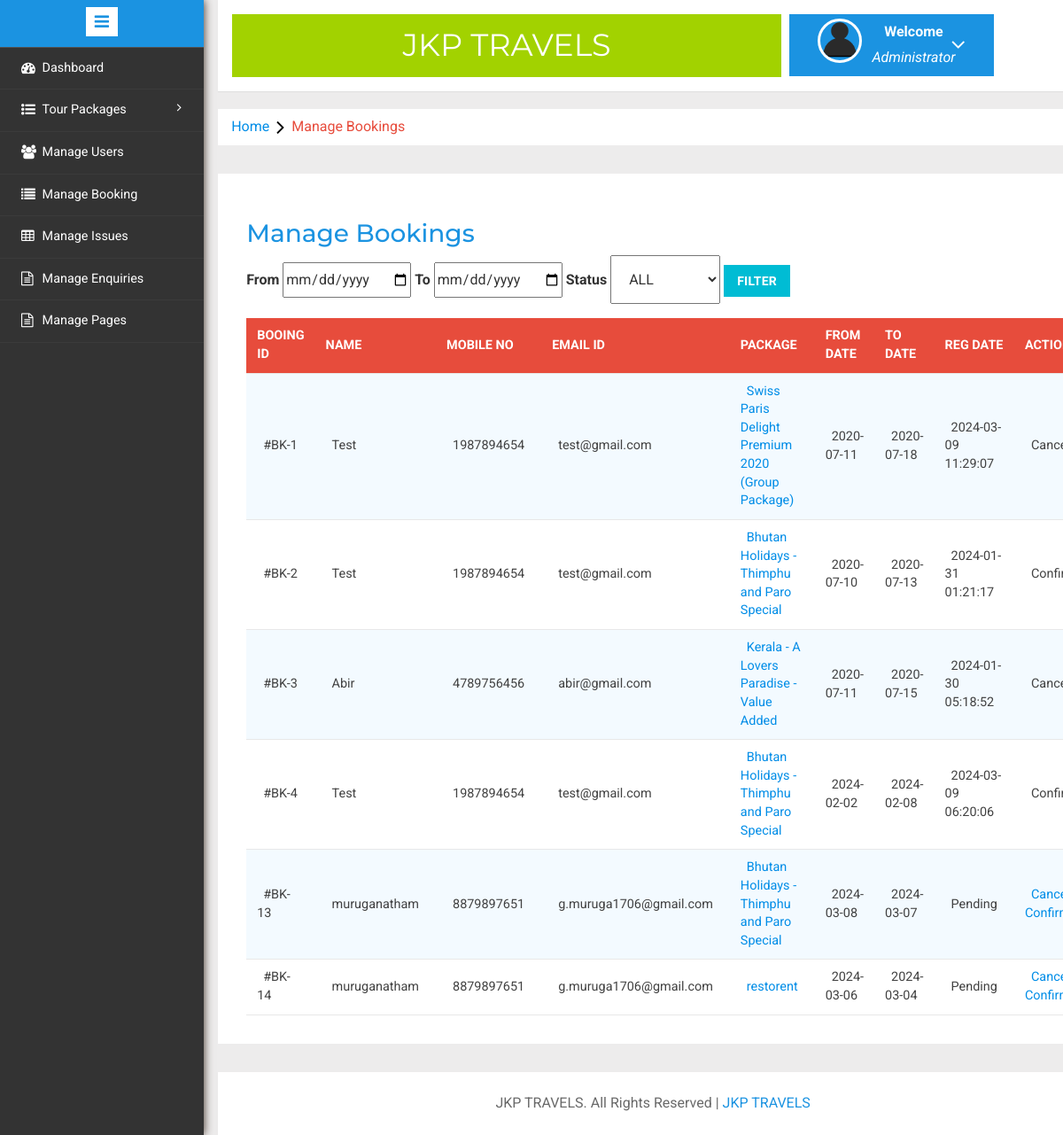
/admin/manage-bookings.php (signed in), run on the app's committed database.
### tables this page shows
CREATE TABLE `tblbooking` (
  `BookingId` int(11) NOT NULL,
  `PackageId` int(11) DEFAULT NULL,
  `UserEmail` varchar(100) DEFAULT NULL,
  `FromDate` varchar(100) DEFAULT NULL,
  `ToDate` varchar(100) DEFAULT NULL,
  `Comment` mediumtext DEFAULT NULL,
  `RegDate` timestamp NULL DEFAULT current_timestamp(),
  `status` int(11) DEFAULT NULL,
  `CancelledBy` varchar(5) DEFAULT NULL,
  `UpdationDate` timestamp NULL DEFAULT NULL ON UPDATE current_timestamp(),
  `totall` text NOT NULL,
  `final_amount` int(111) NOT NULL
);

CREATE TABLE `tblusers` (
  `id` int(11) NOT NULL,
  `FullName` varchar(100) DEFAULT NULL,
  `MobileNumber` char(10) DEFAULT NULL,
  `EmailId` varchar(70) DEFAULT NULL,
  `Password` varchar(100) DEFAULT NULL,
  `RegDate` timestamp NULL DEFAULT current_timestamp(),
  `UpdationDate` timestamp NULL DEFAULT NULL ON UPDATE current_timestamp()
);

CREATE TABLE `tbltourpackages` (
  `PackageId` int(11) NOT NULL,
  `PackageName` varchar(200) DEFAULT NULL,
  `PackageType` varchar(150) DEFAULT NULL,
  `number_of_people` text NOT NULL,
  `limit_of_people` text NOT NULL,
  `PackageLocation` varchar(100) DEFAULT NULL,
  `PackagePrice` int(11) DEFAULT NULL,
  `PackageFetures` varchar(255) DEFAULT NULL,
  `PackageDetails` mediumtext DEFAULT NULL,
  `PackageImage` varchar(100) DEFAULT NULL,
  `Creationdate` timestamp NULL DEFAULT current_timestamp(),
  `UpdationDate` timestamp NULL DEFAULT NULL ON UPDATE current_timestamp()
);

### admin/manage-bookings.php (the view, shortened to what this page needs)
<?php
include('includes/config.php');
if(strlen($_SESSION['alogin'])==0)
	{
header('location:index.php');
}
else{
	?>
<!DOCTYPE HTML>
<html>
<head>
<link href="css/bootstrap.min.css" rel='stylesheet' type='text/css' />
<link href="css/style.css" rel='stylesheet' type='text/css' />
<link rel="stylesheet" href="css/morris.css" type="text/css"/>
<link href="css/font-awesome.css" rel="stylesheet">
<link rel="stylesheet" type="text/css" href="css/table-style.css" />
<link rel="stylesheet" type="text/css" href="css/basictable.css" />
<link rel="stylesheet" href="css/icon-font.min.css" type='text/css' />
</head>
<body>
   <div class="page-container">
<div class="left-content">
	   <div class="mother-grid-inner">
				<?php include('includes/header.php');?>
				</div>
<ol class="breadcrumb">
                <li class="breadcrumb-item"><a href="dashboard.php">Home</a><i class="fa fa-angle-right"></i>Manage Bookings</li>
            </ol>
<div class="agile-grids">
				<div class="agile-tables">
					<div class="w3l-table-info">
					  <h2>Manage Bookings</h2>
					  <form action="manage-bookings.php" method="get">
  <div class="date">
    <label class="inputLabel">From</label>
    <input type="date" name="from_date">
    <label class="inputLabel">To</label>
    <input type="date" name="to_date">
    <label class="inputLabel">Status</label>
    <select id="status" name="status">
      <option value="">All</option>
    </select>
    <button type="submit" class="btn btn-primary">Filter</button>
  </div>
</form>
					    <table id="table">
						<thead>
						  <tr>
						  <th>Booing id</th>
							<th>Name</th>
							<th>Mobile No</th>
							<th>Email Id</th>
							<th>Package</th>
							<th>From Date </th>
							<th>To Date </th>
							<th>Reg Date</th>
							<th>Action </th>
						  </tr>
						</thead>
						<tbody>
<?php
$sql = "SELECT tblbooking.BookingId as bookid, tblusers.FullName as fname, tblusers.MobileNumber as mnumber, tblusers.EmailId as email, tbltourpackages.PackageName as pckname, tblbooking.PackageId as pid, tblbooking.FromDate as fdate, tblbooking.ToDate as tdate, tblbooking.Comment as comment, tblbooking.status as status, tblbooking.CancelledBy as cancelby, tblbooking.UpdationDate as upddate from tblbooking
left join tblusers on tblbooking.UserEmail=tblusers.EmailId
left join tbltourpackages on tbltourpackages.PackageId=tblbooking.PackageId WHERE 1=1";
$query = $dbh->prepare($sql);
$query->execute();
$results=$query->fetchAll(PDO::FETCH_OBJ);
$cnt=1;
if($query->rowCount() > 0)
{
foreach($results as $result)
{				?>
						  <tr>
							<td>#BK-<?php echo htmlentities($result->bookid);?></td>
							<td><?php echo htmlentities($result->fname);?></td>
							<td><?php echo htmlentities($result->mnumber);?></td>
							<td><?php echo htmlentities($result->email);?></td>
							<td><a href="update-package.php?pid=<?php echo htmlentities($result->pid);?>"><?php echo htmlentities($result->pckname);?></a></td>
							<td><?php echo htmlentities($result->fdate);?></td>
							<td><?php echo htmlentities($result->tdate);?></td>
								<td><?php if($result->status==0)
{
echo "Pending";
}
if($result->status==1)
{
echo $result->upddate;
}
if($result->status==2 and  $result->cancelby=='a')
{
echo  $result->upddate;
}
if($result->status==2 and $result->cancelby=='u')
{
echo  $result->upddate;
}
?></td>
<?php if($result->status==2)
{
	?><td>Cancelled</td>
<?php } elseif($result->status==1)
{
	?><td>Confirmed</td>
<?php }
else {?>
<td><a href="manage-bookings.php?bkid=<?php echo htmlentities($result->bookid);?>" onclick="return confirm('Do you really want to cancel booking')" >Cancel</a> / <a href="manage-bookings.php?bckid=<?php echo htmlentities($result->bookid);?>" onclick="return confirm('booking has been confirm')" >Confirm</a></td>
<?php }?>
						  </tr>
						 <?php $cnt=$cnt+1;} }?>
						</tbody>
					  </table>
					</div>
			</div>
<?php include('includes/footer.php');?>
</div>
</div>
						<?php include('includes/sidebarmenu.php');?>
							</div>
</body>
</html>
<?php } ?>

### admin/css/table-style.css (style rules this page uses)
table { background: white; border-collapse: collapse; margin: 1em 0 0; width: 100%; }
table tr, table th, table td { border: none; border-bottom: 1px solid #e8e8e8; font-size: .95em; }
table th, table td { padding: 10px 12px; text-align: left; }
table th { background: #e74c3c; color: #fff; text-transform: uppercase; }
table tr td { background: #f3faff; color: #424242; }
table tr:nth-of-type(2n+2) td { background: #ffffff; }
table { width: 100%; }

### data on the page
tblbooking: BookingId "1", tblusers.FullName "Test", tblusers.MobileNumber "1987894654", tblusers.EmailId "test@gmail.com", PackageId.PackageName "Swiss Paris Delight Premium 2020 (Group Package)", FromDate "2020-07-11", ToDate "2020-07-18", UpdationDate "2024-03-09 11:29:07", status "Cancelled"
tblbooking: BookingId "2", tblusers.FullName "Test", tblusers.MobileNumber "1987894654", tblusers.EmailId "test@gmail.com", PackageId.PackageName "Bhutan Holidays - Thimphu and Paro Special", FromDate "2020-07-10", ToDate "2020-07-13", UpdationDate "2024-01-31 01:21:17", status "Confirmed"
tblbooking: BookingId "3", tblusers.FullName "Abir", tblusers.MobileNumber "4789756456", tblusers.EmailId "abir@gmail.com", PackageId.PackageName "Kerala - A Lovers Paradise - Value Added", FromDate "2020-07-11", ToDate "2020-07-15", UpdationDate "2024-01-30 05:18:52", status "Cancelled"
tblbooking: BookingId "4", tblusers.FullName "Test", tblusers.MobileNumber "1987894654", tblusers.EmailId "test@gmail.com", PackageId.PackageName "Bhutan Holidays - Thimphu and Paro Special", FromDate "2024-02-02", ToDate "2024-02-08", UpdationDate "2024-03-09 06:20:06", status "Confirmed"
tblbooking: BookingId "13", tblusers.FullName "muruganatham", tblusers.MobileNumber "8879897651", tblusers.EmailId "g.muruga1706@gmail.com", PackageId.PackageName "Bhutan Holidays - Thimphu and Paro Special", FromDate "2024-03-08", ToDate "2024-03-07", status "Pending"
tblbooking: BookingId "14", tblusers.FullName "muruganatham", tblusers.MobileNumber "8879897651", tblusers.EmailId "g.muruga1706@gmail.com", PackageId.PackageName "restorent", FromDate "2024-03-06", ToDate "2024-03-04", status "Pending"
